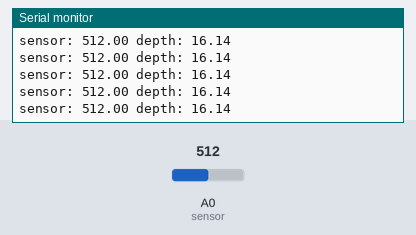
Bench run of a sketch on a simulated Arduino Uno, built with avr-gcc and run on an emulated ATmega328P. Parts: the last lines printed to the serial monitor. Inputs (shaded band) come from the test bench; at power-on: A0 (sensor) = 512.

Above: at 1.2 s.
1.3 s: A0 (sensor) set to 374
At 1.34 s:
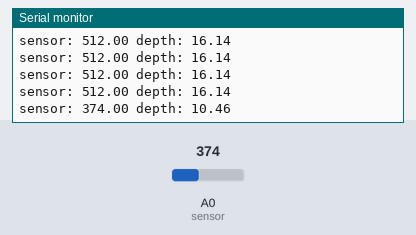
4.3 s: A0 (sensor) set to 346
At 4.31 s:
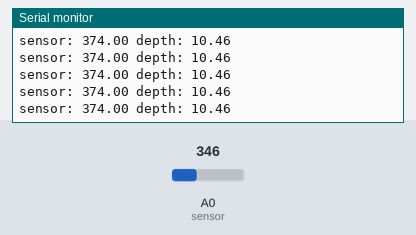
Timing chart, 0 to 7.3 s (numbered marks = the images above; inputs shaded):
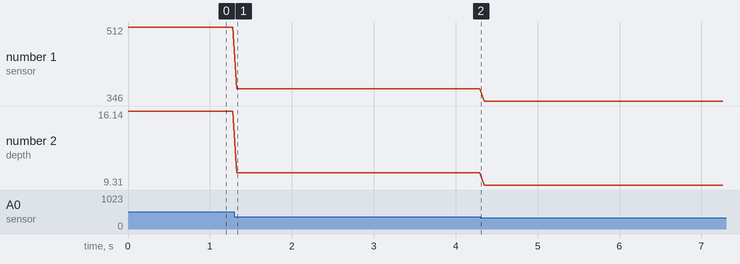

The sketch:

testWaterLevel.ino
```cpp
void setup() {
  Serial.begin(9600);
}

void loop() {
  double sensorValue = analogRead(A0); //read sensor
  //double depth = map(sensorValue, 120, 630, 0, 21);  //map sensor into depth measurement
  double depth = ((sensorValue-120)/510)*21;
  depth = constrain(depth, 0, 21);

  Serial.print("sensor: ");
  Serial.print(sensorValue);
  Serial.print(" depth: ");
  Serial.println(depth);

  delay(50);
}
```

Measured:
- after the input at 1.3 s, the serial monitor: prints a new line at once (image 1)
- plotted number 1: 512 → 374 after the input at 1.3 s, 374 → 346 after the input at 4.3 s
- plotted number 2: 16.14 → 10.46 after the input at 1.3 s, 10.46 → 9.31 after the input at 4.3 s
